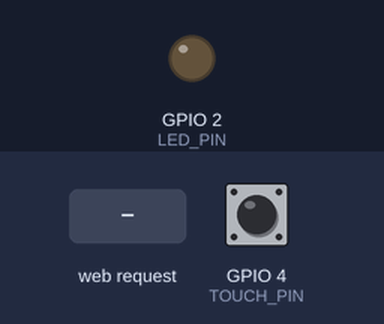
This sketch was run on a simulated ESP32. On the bench: output pins drawn as LEDs (lit = HIGH). Dashed ring = blinking. The test bench sets the inputs (shaded band); at power-on: GPIO 4 (TOUCH_PIN) HIGH. WiFi joins after 1.5 s; servers stay silent unless stated; what the sketch prints to the serial monitor is not drawn.

Above: at 2.7 s.
2.8 s: HTTP request GET /arm received
At 3.0 s:
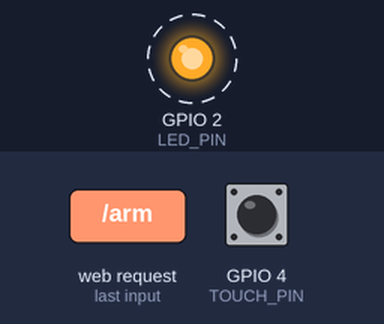
5.8 s: HTTP request GET /disarm received
At 5.8 s:
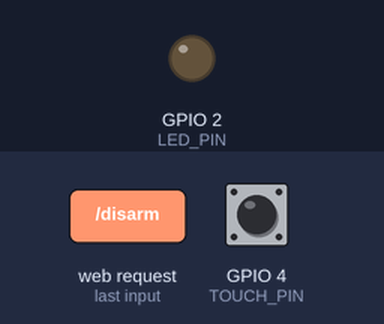
Timing chart, 0 to 8.8 s (numbered marks = the images above; inputs shaded):
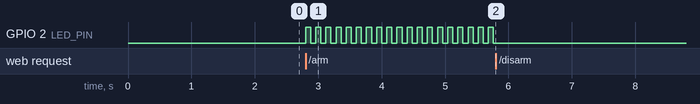

The sketch:

test.ino
```cpp
#include <WiFi.h>
#include <WebServer.h>

const char* ssid     = "iPhone";
const char* password = "20061003";

const int LED_PIN   = 2;
const int TOUCH_PIN = 4;

WebServer server(80);

bool isArmed   = false;
bool isAlarming = false;

String makePage() {
  String html = R"rawliteral(
<!DOCTYPE html>
<html lang="zh-CN">
<head>
  <meta charset="UTF-8">
  <meta name="viewport" content="width=device-width, initial-scale=1.0">
  <title>安防报警系统</title>
</head>
<body style="font-family:Arial; text-align:center; margin-top:50px;">
  <h1>🚨 物联网安防报警系统</h1>

  <h2>
    状态：
    <b style="color:)rawliteral" + String(isAlarming ? "red" : (isArmed ? "green" : "#666")) + R"rawliteral(;">
      )rawliteral" + String(isAlarming ? "⚠️ 报警中" : (isArmed ? "✅ 已布防" : "🛡️ 已撤防")) + R"rawliteral(
    </b>
  </h2>

  <p>
    <a href="/arm">
      <button style="font-size:22px; padding:10px 30px; border:none; border-radius:8px; background:green; color:white;">
        🛡️ 布防
      </button>
    </a>
    <a href="/disarm">
      <button style="font-size:22px; padding:10px 30px; border:none; border-radius:8px; background:red; color:white; margin-left:10px;">
        🛑 撤防
      </button>
    </a>
  </p>
</body>
</html>
)rawliteral";
  return html;
}

void handleRoot() {
  server.send(200, "text/html; charset=utf-8", makePage());
}

// 布防（修复跳转）
void handleArm() {
  isArmed = true;
  isAlarming = false;
  digitalWrite(LED_PIN, LOW);
  server.sendHeader("Location", "/");
  server.send(303);
}

// 撤防（修复跳转）
void handleDisarm() {
  isArmed = false;
  isAlarming = false;
  digitalWrite(LED_PIN, LOW);
  server.sendHeader("Location", "/");
  server.send(303);
}

void setup() {
  Serial.begin(115200);
  pinMode(LED_PIN, OUTPUT);
  digitalWrite(LED_PIN, LOW);

  WiFi.begin(ssid, password);
  Serial.print("连接WiFi中");
  while (WiFi.status() != WL_CONNECTED) {
    delay(500);
    Serial.print(".");
  }
  Serial.println("\n连接成功");
  Serial.print("访问地址: http://");
  Serial.println(WiFi.localIP());

  server.on("/", handleRoot);
  server.on("/arm", handleArm);
  server.on("/disarm", handleDisarm);
  server.begin();
}

void loop() {
  server.handleClient();

  // 触摸检测
  if (isArmed && !isAlarming) {
    if (touchRead(TOUCH_PIN) < 1000) {
      isAlarming = true;
    }
  }

  // 报警闪烁
  if (isAlarming) {
    digitalWrite(LED_PIN, HIGH);
    delay(80);
    digitalWrite(LED_PIN, LOW);
    delay(80);
  }
}
```

Measured:
- after the input at 2.8 s, GPIO 2 (LED_PIN): alternates HIGH for 0.08 s and LOW for 0.08 s, starting at once
- after the input at 5.8 s, GPIO 2 (LED_PIN): stops changing and stays LOW
